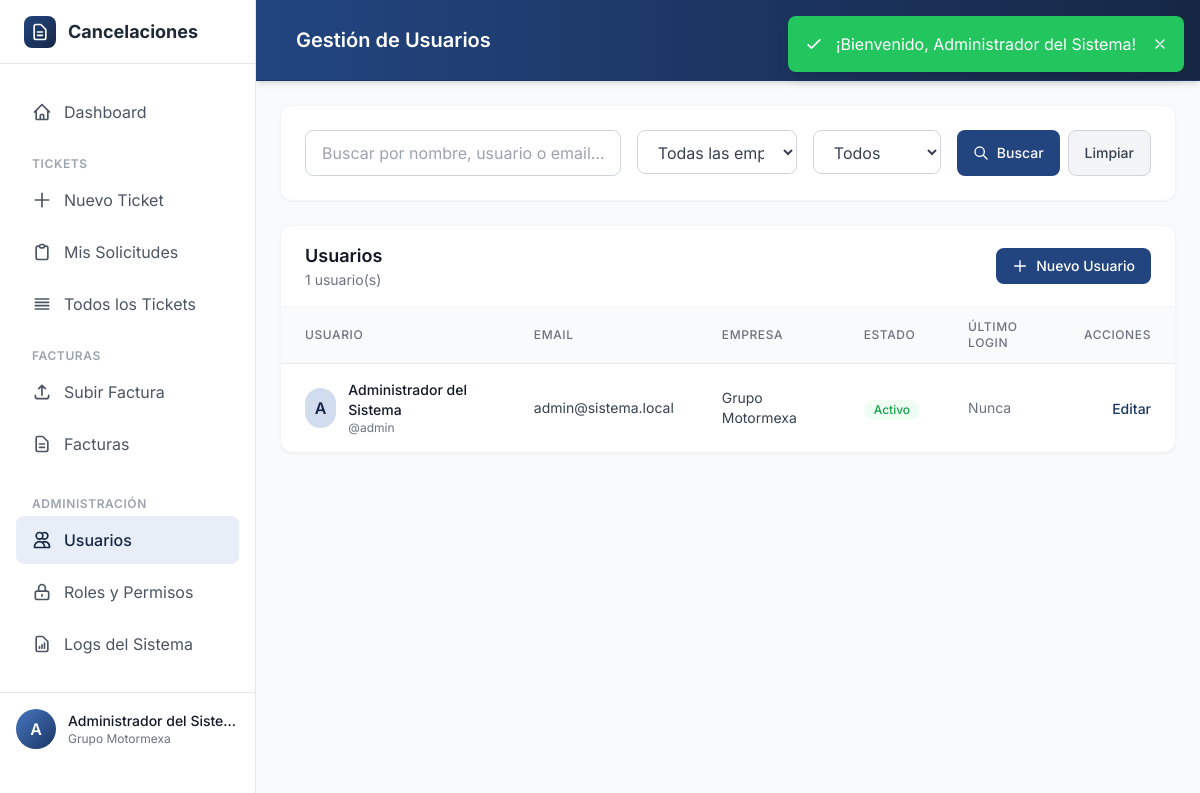
/index.php/usuarios (signed in), run on the app's committed database.
### tables this page shows
CREATE TABLE IF NOT EXISTS usuarios (
    id INT PRIMARY KEY AUTO_INCREMENT,
    username VARCHAR(50) NOT NULL,
    email VARCHAR(100) NOT NULL,
    password_hash VARCHAR(255) NOT NULL,
    nombre_completo VARCHAR(150) NOT NULL,
    empresa ENUM('grupo_motormexa', 'automotriz_motormexa') NOT NULL,
    departamento VARCHAR(100) NULL,
    activo TINYINT(1) DEFAULT 1,
    fecha_creacion TIMESTAMP DEFAULT CURRENT_TIMESTAMP,
    ultimo_login TIMESTAMP NULL,
    reset_token VARCHAR(100) NULL,
    reset_expiry TIMESTAMP NULL,
    UNIQUE KEY uk_username (username),
    UNIQUE KEY uk_email (email),
    INDEX idx_empresa (empresa),
    INDEX idx_activo (activo)
);

### views/users/index.php (the view, shortened to what the rows shown need)
<div class="card mb-6">
    <div class="card-body">
        <form method="GET" action="<?= BASE_URL ?>usuarios" class="flex flex-wrap gap-4">
            <div class="flex-1 min-w-[200px]">
                <input type="text" name="search" value="<?= htmlspecialchars($filters['search'] ?? '') ?>"
                       placeholder="Buscar por nombre, usuario o email..."
                       class="form-input">
            </div>
            <div class="w-40">
                <select name="empresa" class="form-select">
                    <option value="">Todas las empresas</option>
                </select>
            </div>
            <div class="w-32">
                <select name="activo" class="form-select">
                    <option value="">Todos</option>
                </select>
            </div>
            <div class="flex gap-2">
                <button type="submit" class="btn btn-primary">
                    <svg class="w-4 h-4 mr-2" fill="none" stroke="currentColor" viewBox="0 0 24 24">
                        <path stroke-linecap="round" stroke-linejoin="round" stroke-width="2" d="M21 21l-6-6m2-5a7 7 0 11-14 0 7 7 0 0114 0z"/>
                    </svg>
                    Buscar
                </button>
                <a href="<?= BASE_URL ?>usuarios" class="btn btn-secondary">Limpiar</a>
            </div>
        </form>
    </div>
</div>
<div class="card">
    <div class="card-header flex items-center justify-between">
        <div>
            <h3 class="text-lg font-semibold text-gray-900">Usuarios</h3>
            <p class="text-sm text-gray-500"><?= $pagination['total'] ?> usuario(s)</p>
        </div>
        <a href="<?= BASE_URL ?>usuarios/crear" class="btn btn-primary">
            <svg class="w-4 h-4 mr-2" fill="none" stroke="currentColor" viewBox="0 0 24 24">
                <path stroke-linecap="round" stroke-linejoin="round" stroke-width="2" d="M12 4v16m8-8H4"/>
            </svg>
            Nuevo Usuario
        </a>
    </div>
    <div class="overflow-x-auto">
        <?php if (empty($users)): ?>
        <div class="p-12 text-center">
            <svg class="w-16 h-16 mx-auto text-gray-300 mb-4" fill="none" stroke="currentColor" viewBox="0 0 24 24">
                <path stroke-linecap="round" stroke-linejoin="round" stroke-width="2" d="M12 4.354a4 4 0 110 5.292M15 21H3v-1a6 6 0 0112 0v1zm0 0h6v-1a6 6 0 00-9-5.197M13 7a4 4 0 11-8 0 4 4 0 018 0z"/>
            </svg>
            <h3 class="text-lg font-medium text-gray-900 mb-2">No se encontraron usuarios</h3>
        </div>
        <?php else: ?>
        <table class="w-full">
            <thead class="bg-gray-50 border-b border-gray-200">
                <tr>
                    <th class="px-6 py-3 text-left text-xs font-medium text-gray-500 uppercase tracking-wider">Usuario</th>
                    <th class="px-6 py-3 text-left text-xs font-medium text-gray-500 uppercase tracking-wider">Email</th>
                    <th class="px-6 py-3 text-left text-xs font-medium text-gray-500 uppercase tracking-wider">Empresa</th>
                    <th class="px-6 py-3 text-left text-xs font-medium text-gray-500 uppercase tracking-wider">Estado</th>
                    <th class="px-6 py-3 text-left text-xs font-medium text-gray-500 uppercase tracking-wider">Último Login</th>
                    <th class="px-6 py-3 text-right text-xs font-medium text-gray-500 uppercase tracking-wider">Acciones</th>
                </tr>
            </thead>
            <tbody class="divide-y divide-gray-200">
                <?php foreach ($users as $u): ?>
                <tr class="hover:bg-gray-50 transition-colors">
                    <td class="px-6 py-4">
                        <div class="flex items-center">
                            <div class="w-10 h-10 bg-primary-100 rounded-full flex items-center justify-center mr-3">
                                <span class="text-primary-700 font-semibold">
                                    <?= strtoupper(substr($u['nombre_completo'], 0, 1)) ?>
                                </span>
                            </div>
                            <div>
                                <div class="text-sm font-medium text-gray-900"><?= htmlspecialchars($u['nombre_completo']) ?></div>
                                <div class="text-xs text-gray-500">@<?= htmlspecialchars($u['username']) ?></div>
                            </div>
                        </div>
                    </td>
                    <td class="px-6 py-4 text-sm text-gray-700">
                        <?= htmlspecialchars($u['email']) ?>
                    </td>
                    <td class="px-6 py-4 text-sm text-gray-700">
                        <?= $empresas[$u['empresa']] ?? $u['empresa'] ?>
                    </td>
                    <td class="px-6 py-4">
                        <?php if ($u['activo']): ?>
                        <span class="badge badge-green">Activo</span>
                        <?php else: ?>
                        <span class="badge badge-gray">Inactivo</span>
                        <?php endif; ?>
                    </td>
                    <td class="px-6 py-4 text-sm text-gray-500">
                        <?= $u['ultimo_login'] ? date('d/m/Y H:i', strtotime($u['ultimo_login'])) : 'Nunca' ?>
                    </td>
                    <td class="px-6 py-4 text-right space-x-2">
                        <a href="<?= BASE_URL ?>usuarios/<?= $u['id'] ?>/editar"
                           class="text-primary-600 hover:text-primary-700 font-medium text-sm">
                            Editar
                        </a>
                    </td>
                </tr>
                <?php endforeach; ?>
            </tbody>
        </table>
        <?php endif; ?>
    </div>
</div>

### views/layouts/sidebar.php (shortened to what the rows shown need)
<?php
$currentPath = parse_url($_SERVER['REQUEST_URI'], PHP_URL_PATH);
?>
<aside id="sidebar" class="fixed inset-y-0 left-0 z-50 w-64 bg-white border-r border-gray-200 transform -translate-x-full lg:translate-x-0 lg:static lg:inset-0 transition-transform duration-300 ease-in-out">
    <div class="flex items-center h-16 px-6 border-b border-gray-200">
        <a href="<?= BASE_URL ?>dashboard" class="flex items-center space-x-3">
            <div class="w-8 h-8 bg-gradient-to-br from-primary-500 to-primary-700 rounded-lg flex items-center justify-center">
                <svg class="w-5 h-5 text-white" fill="none" stroke="currentColor" viewBox="0 0 24 24">
                    <path stroke-linecap="round" stroke-linejoin="round" stroke-width="2" d="M9 12h6m-6 4h6m2 5H7a2 2 0 01-2-2V5a2 2 0 012-2h5.586a1 1 0 01.707.293l5.414 5.414a1 1 0 01.293.707V19a2 2 0 01-2 2z"/>
                </svg>
            </div>
            <span class="text-lg font-bold text-gray-800">Cancelaciones</span>
        </a>
    </div>
    <nav class="flex-1 px-4 py-6 space-y-1 overflow-y-auto">
        <a href="<?= BASE_URL ?>dashboard" class="sidebar-link <?= $currentPath === '/dashboard' || $currentPath === '/' ? 'active' : '' ?>">
            <svg class="w-5 h-5 mr-3" fill="none" stroke="currentColor" viewBox="0 0 24 24">
                <path stroke-linecap="round" stroke-linejoin="round" stroke-width="2" d="M3 12l2-2m0 0l7-7 7 7M5 10v10a1 1 0 001 1h3m10-11l2 2m-2-2v10a1 1 0 01-1 1h-3m-6 0a1 1 0 001-1v-4a1 1 0 011-1h2a1 1 0 011 1v4a1 1 0 001 1m-6 0h6"/>
            </svg>
            Dashboard
        </a>
        <div class="pt-4">
            <p class="px-4 text-xs font-semibold text-gray-400 uppercase tracking-wider">Tickets</p>
        </div>
        <?php if (PermissionHelper::hasPermission('tickets.create')): ?>
        <a href="<?= BASE_URL ?>tickets/crear" class="sidebar-link <?= strpos($currentPath, '/tickets/crear') !== false ? 'active' : '' ?>">
            <svg class="w-5 h-5 mr-3" fill="none" stroke="currentColor" viewBox="0 0 24 24">
                <path stroke-linecap="round" stroke-linejoin="round" stroke-width="2" d="M12 4v16m8-8H4"/>
            </svg>
            Nuevo Ticket
        </a>
        <?php endif; ?>
        <?php if (PermissionHelper::hasPermission('tickets.view.own')): ?>
        <?php if (PermissionHelper::isConsulta()): ?>
        <a href="<?= BASE_URL ?>solicitudes" class="sidebar-link <?= strpos($currentPath, '/solicitudes') !== false ? 'active' : '' ?>">
            <svg class="w-5 h-5 mr-3" fill="none" stroke="currentColor" viewBox="0 0 24 24">
                <path stroke-linecap="round" stroke-linejoin="round" stroke-width="2" d="M9 5H7a2 2 0 00-2 2v12a2 2 0 002 2h10a2 2 0 002-2V7a2 2 0 00-2-2h-2M9 5a2 2 0 002 2h2a2 2 0 002-2M9 5a2 2 0 012-2h2a2 2 0 012 2"/>
            </svg>
            Solicitudes
        </a>
        <?php else: ?>
        <a href="<?= BASE_URL ?>mis-solicitudes" class="sidebar-link <?= strpos($currentPath, '/mis-solicitudes') !== false ? 'active' : '' ?>">
            <svg class="w-5 h-5 mr-3" fill="none" stroke="currentColor" viewBox="0 0 24 24">
                <path stroke-linecap="round" stroke-linejoin="round" stroke-width="2" d="M9 5H7a2 2 0 00-2 2v12a2 2 0 002 2h10a2 2 0 002-2V7a2 2 0 00-2-2h-2M9 5a2 2 0 002 2h2a2 2 0 002-2M9 5a2 2 0 012-2h2a2 2 0 012 2"/>
            </svg>
            Mis Solicitudes
        </a>
        <?php endif; ?>
        <?php endif; ?>
        <?php if (PermissionHelper::hasPermission('tickets.view.all')): ?>
        <a href="<?= BASE_URL ?>tickets" class="sidebar-link <?= $currentPath === '/tickets' ? 'active' : '' ?>">
            <svg class="w-5 h-5 mr-3" fill="none" stroke="currentColor" viewBox="0 0 24 24">
                <path stroke-linecap="round" stroke-linejoin="round" stroke-width="2" d="M4 6h16M4 10h16M4 14h16M4 18h16"/>
            </svg>
            Todos los Tickets
        </a>
        <?php endif; ?>
        <?php if (PermissionHelper::hasAnyPermission(['facturas.view.own', 'facturas.view.empresa', 'facturas.view.all', 'facturas.upload'])): ?>
        <div class="pt-4">
            <p class="px-4 text-xs font-semibold text-gray-400 uppercase tracking-wider">Facturas</p>
        </div>
        <?php if (PermissionHelper::hasPermission('facturas.upload')): ?>
        <a href="<?= BASE_URL ?>facturas/subir" class="sidebar-link <?= strpos($currentPath, '/facturas/subir') !== false ? 'active' : '' ?>">
            <svg class="w-5 h-5 mr-3" fill="none" stroke="currentColor" viewBox="0 0 24 24">
                <path stroke-linecap="round" stroke-linejoin="round" stroke-width="2" d="M4 16v1a3 3 0 003 3h10a3 3 0 003-3v-1m-4-8l-4-4m0 0L8 8m4-4v12"/>
            </svg>
            Subir Factura
        </a>
        <?php endif; ?>
        <a href="<?= BASE_URL ?>facturas" class="sidebar-link <?= strpos($currentPath, '/facturas') !== false && strpos($currentPath, '/facturas/subir') === false ? 'active' : '' ?>">
            <svg class="w-5 h-5 mr-3" fill="none" stroke="currentColor" viewBox="0 0 24 24">
                <path stroke-linecap="round" stroke-linejoin="round" stroke-width="2" d="M9 12h6m-6 4h6m2 5H7a2 2 0 01-2-2V5a2 2 0 012-2h5.586a1 1 0 01.707.293l5.414 5.414a1 1 0 01.293.707V19a2 2 0 01-2 2z"/>
            </svg>
            Facturas
        </a>
        <?php endif; ?>
        <?php if (PermissionHelper::isAdmin()): ?>
        <div class="pt-6">
            <p class="px-4 text-xs font-semibold text-gray-400 uppercase tracking-wider">Administración</p>
        </div>
        <a href="<?= BASE_URL ?>usuarios" class="sidebar-link <?= strpos($currentPath, '/usuarios') !== false ? 'active' : '' ?>">
            <svg class="w-5 h-5 mr-3" fill="none" stroke="currentColor" viewBox="0 0 24 24">
                <path stroke-linecap="round" stroke-linejoin="round" stroke-width="2" d="M12 4.354a4 4 0 110 5.292M15 21H3v-1a6 6 0 0112 0v1zm0 0h6v-1a6 6 0 00-9-5.197M13 7a4 4 0 11-8 0 4 4 0 018 0z"/>
            </svg>
            Usuarios
        </a>
        <a href="<?= BASE_URL ?>admin/roles" class="sidebar-link <?= strpos($currentPath, '/admin/roles') !== false ? 'active' : '' ?>">
            <svg class="w-5 h-5 mr-3" fill="none" stroke="currentColor" viewBox="0 0 24 24">
                <path stroke-linecap="round" stroke-linejoin="round" stroke-width="2" d="M12 15v2m-6 4h12a2 2 0 002-2v-6a2 2 0 00-2-2H6a2 2 0 00-2 2v6a2 2 0 002 2zm10-10V7a4 4 0 00-8 0v4h8z"/>
            </svg>
            Roles y Permisos
        </a>
        <?php if (PermissionHelper::hasPermission('reports.logs')): ?>
        <a href="<?= BASE_URL ?>admin/logs" class="sidebar-link <?= strpos($currentPath, '/admin/logs') !== false ? 'active' : '' ?>">
            <svg class="w-5 h-5 mr-3" fill="none" stroke="currentColor" viewBox="0 0 24 24">
                <path stroke-linecap="round" stroke-linejoin="round" stroke-width="2" d="M9 17v-2m3 2v-4m3 4v-6m2 10H7a2 2 0 01-2-2V5a2 2 0 012-2h5.586a1 1 0 01.707.293l5.414 5.414a1 1 0 01.293.707V19a2 2 0 01-2 2z"/>
            </svg>
            Logs del Sistema
        </a>
        <?php endif; ?>
        <?php endif; ?>
    </nav>
    <div class="p-4 border-t border-gray-200">
        <div class="flex items-center space-x-3">
            <div class="w-10 h-10 bg-gradient-to-br from-primary-400 to-primary-600 rounded-full flex items-center justify-center">
                <span class="text-white font-semibold">
                    <?= strtoupper(substr($user['nombre_completo'] ?? 'U', 0, 1)) ?>
                </span>
            </div>
            <div class="flex-1 min-w-0">
                <p class="text-sm font-medium text-gray-900 truncate">
                    <?= htmlspecialchars($user['nombre_completo'] ?? 'Usuario') ?>
                </p>
                <p class="text-xs text-gray-500 truncate">
                    <?= EMPRESAS[$user['empresa'] ?? 'grupo_motormexa'] ?? 'Empresa' ?>
                </p>
            </div>
        </div>
    </div>
</aside>

### data on the page
usuarios: nombre_completo "A", nombre_completo "Administrador del Siste…", empresa "Grupo Motormexa", nombre_completo "Administrador del Sistema", username "admin", email "admin@sistema.local", activo "Activo", shows "Nunca"

### other printed values
$title "Gestión de Usuarios"
$message "¡Bienvenido, Administrador del Sistema!"
$pagination['total'] "1"
